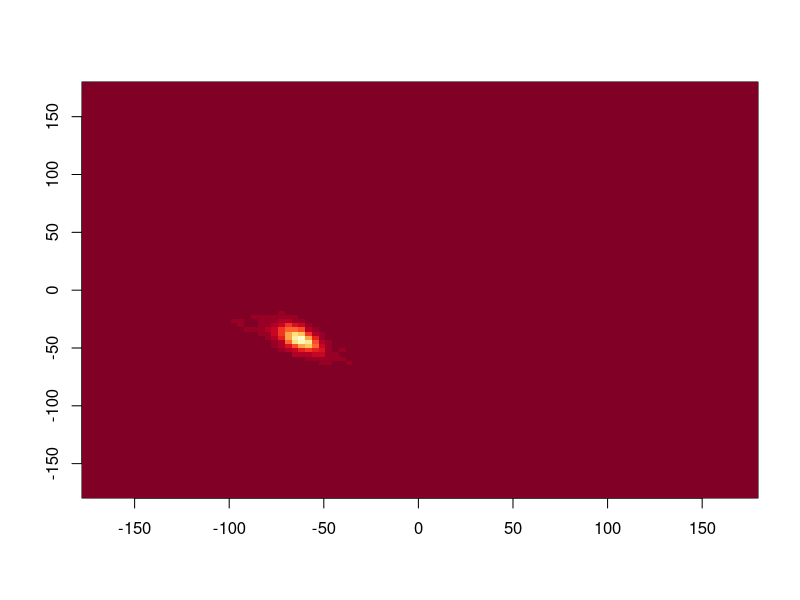
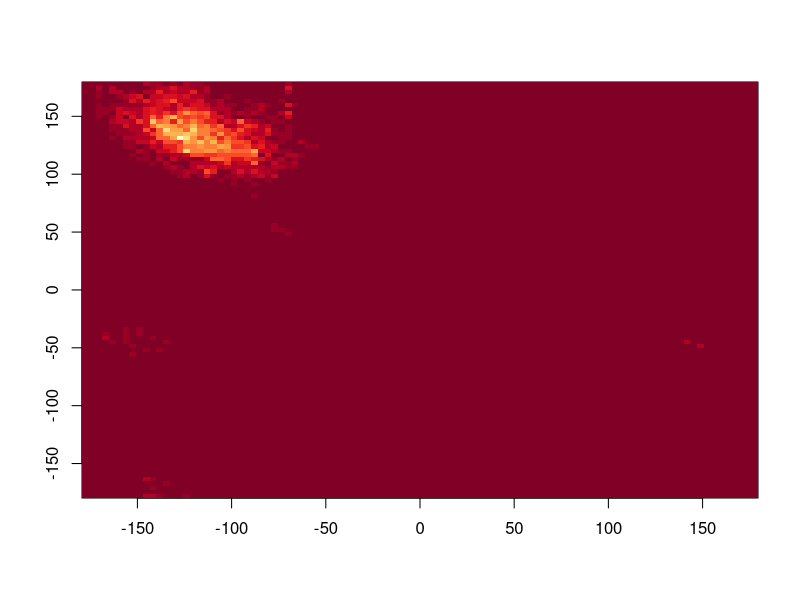
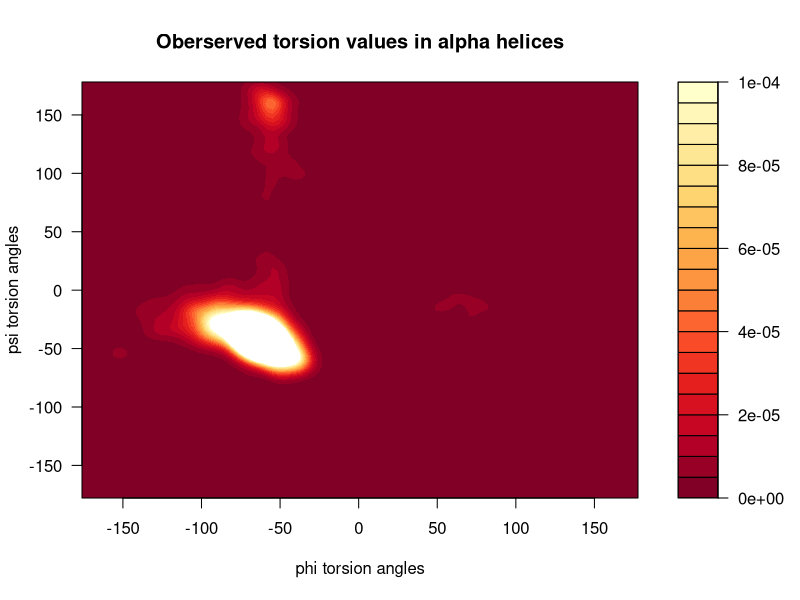
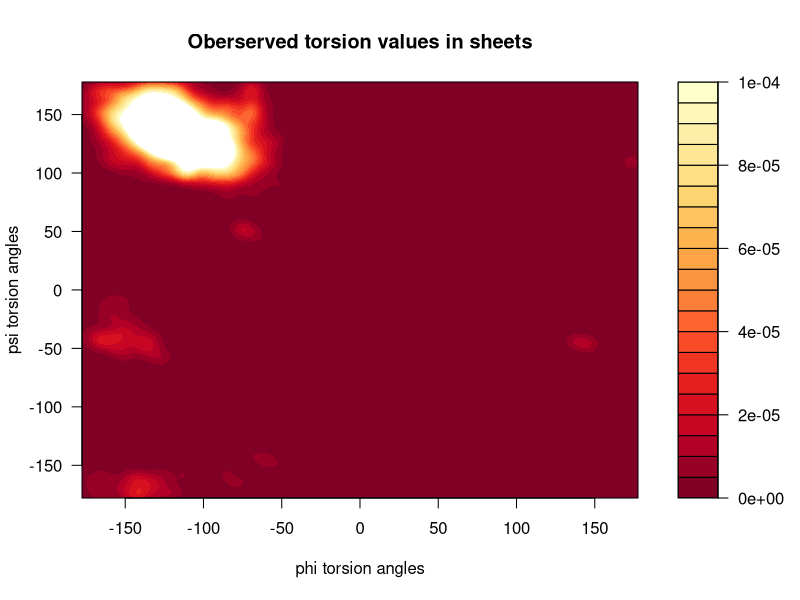

These figures' R source, in order:

library(MASS)
library(ggplot2)
library(gplots)
library(RColorBrewer)
rf <- colorRampPalette(rev(brewer.pal(9,'YlOrRd')))
r <- rf(20)
torsion_helices <- read.table("torsion_angles_helices.csv", sep=",")
torsion_sheets <- read.table("torsion_angles_sheets.csv", sep=",")

h2_helices <- hist2d(torsion_helices[,1], torsion_helices[,2], nbins=100, col=r)
h2_sheets <- hist2d(torsion_sheets[,1], torsion_sheets[,2], nbins=100, col=r)
density_helices <- kde2d(torsion_helices[,1], torsion_helices[,2], h=20, n=100, lims = c(range(torsion_helices[,1]), range(torsion_helices[,2])))
density_sheets <- kde2d(torsion_sheets[,1], torsion_sheets[,2], h=20, n=100, lims = c(range(torsion_sheets[,1]), range(torsion_sheets[,2])))

filled.contour(h2_helices, z=density_helices$z, xlab = "phi torsion angles", ylab = "psi torsion angles",
                 levels = pretty(c(0.000001, 0.0001), 20), col=r, main="Oberserved torsion values in alpha helices")
filled.contour(h2_sheets, z=density_sheets$z, xlab = "phi torsion angles", ylab = "psi torsion angles",
               levels = pretty(c(0.000001, 0.0001), 20), col=r, main="Oberserved torsion values in sheets")
